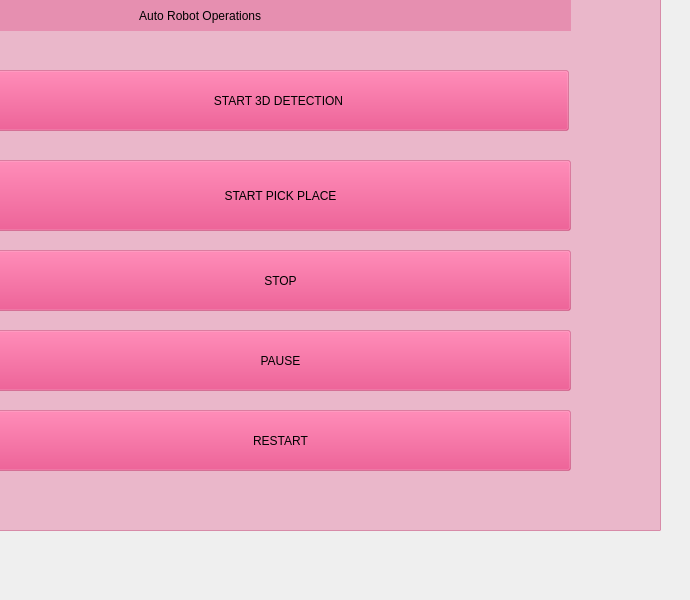
    <widget class="QWidget" name="auto_2">
     <attribute name="title">
      <string>AUTO</string>
     </attribute>
     <widget class="QFrame" name="frame_6">
      <property name="geometry">
       <rect>
        <x>-20</x>
        <y>-60</y>
        <width>681</width>
        <height>591</height>
       </rect>
      </property>
      <property name="styleSheet">
       <string notr="true">background-color: rgba(220, 50, 115, 0.3);</string>
      </property>
      <property name="frameShape">
       <enum>QFrame::StyledPanel</enum>
      </property>
      <property name="frameShadow">
       <enum>QFrame::Raised</enum>
      </property>
      <widget class="QPushButton" name="start_pick_place">
       <property name="geometry">
        <rect>
         <x>10</x>
         <y>220</y>
         <width>581</width>
         <height>71</height>
        </rect>
       </property>
       <property name="text">
        <string>START PICK PLACE</string>
       </property>
      </widget>
      <widget class="QPushButton" name="stop_2">
       <property name="geometry">
        <rect>
         <x>10</x>
         <y>310</y>
         <width>581</width>
         <height>61</height>
        </rect>
       </property>
       <property name="text">
        <string>STOP</string>
       </property>
      </widget>
      <widget class="QPushButton" name="pause_2">
       <property name="geometry">
        <rect>
         <x>10</x>
         <y>390</y>
         <width>581</width>
         <height>61</height>
        </rect>
       </property>
       <property name="text">
        <string>PAUSE</string>
       </property>
      </widget>
      <widget class="QPushButton" name="restart">
       <property name="geometry">
        <rect>
         <x>10</x>
         <y>470</y>
         <width>581</width>
         <height>61</height>
        </rect>
       </property>
       <property name="text">
        <string>RESTART</string>
       </property>
      </widget>
      <widget class="QPushButton" name="start_3d_detection">
       <property name="geometry">
        <rect>
         <x>8</x>
         <y>130</y>
         <width>581</width>
         <height>61</height>
        </rect>
       </property>
       <property name="text">
        <string>START 3D DETECTION</string>
       </property>
      </widget>
      <widget class="QLabel" name="label_27">
       <property name="geometry">
        <rect>
         <x>20</x>
         <y>60</y>
         <width>571</width>
         <height>31</height>
        </rect>
       </property>
       <property name="styleSheet">
        <string notr="true">background-color: rgba(220, 50, 115, 0.3);
font: 57 14pt &quot;Ubuntu&quot;;</string>
       </property>
       <property name="text">
        <string>                                          Auto Robot Operations</string>
       </property>
      </widget>
     </widget>
    </widget>
